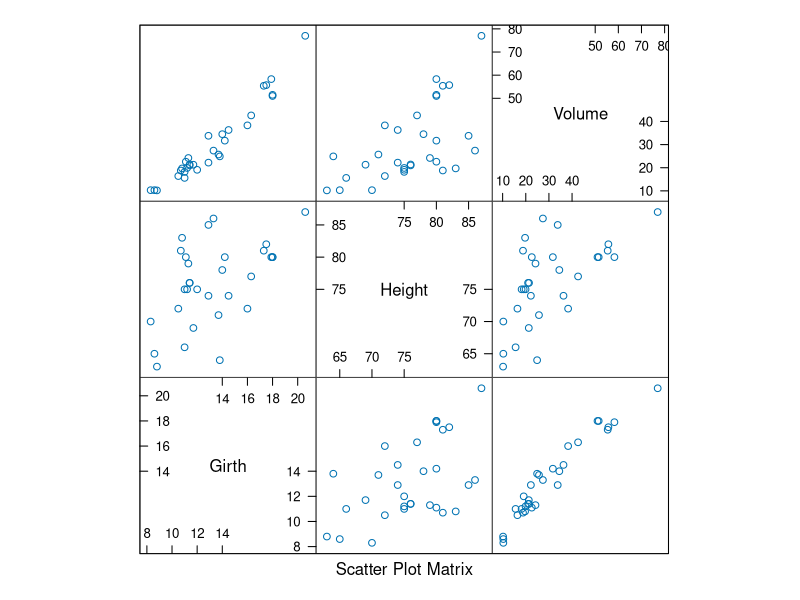
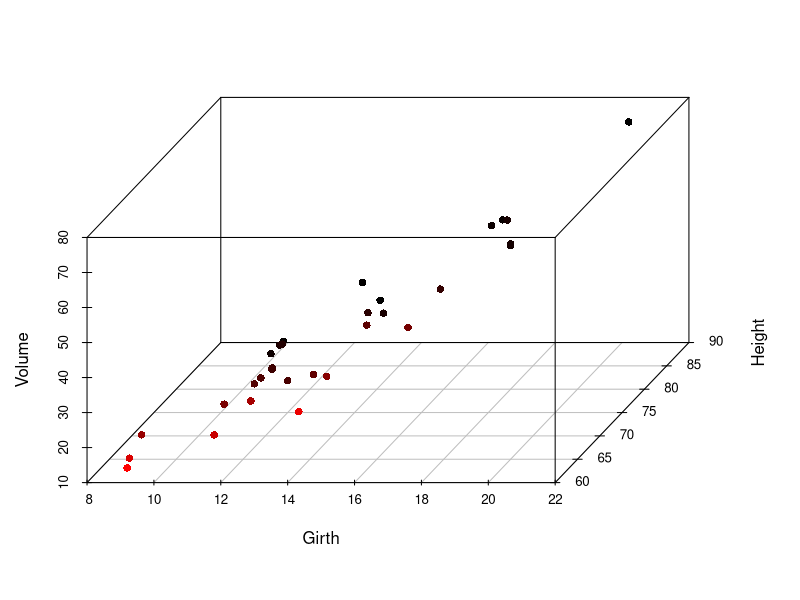
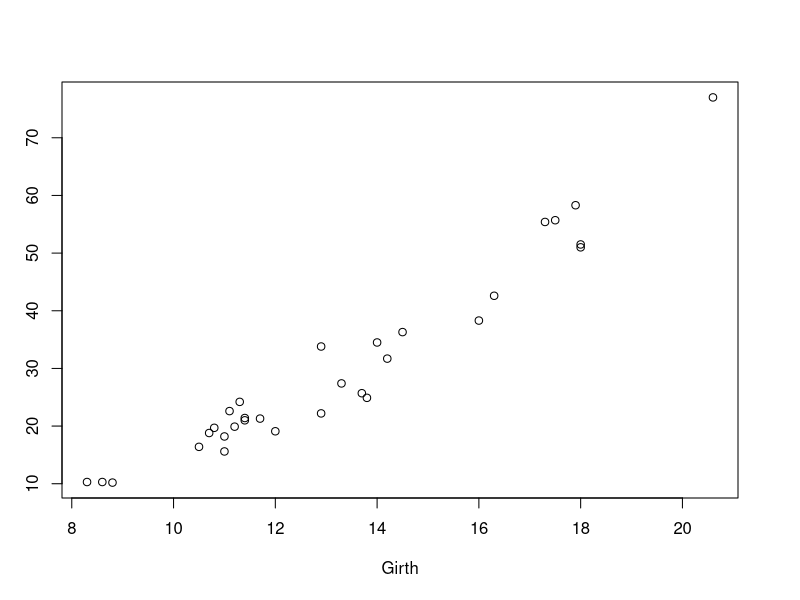
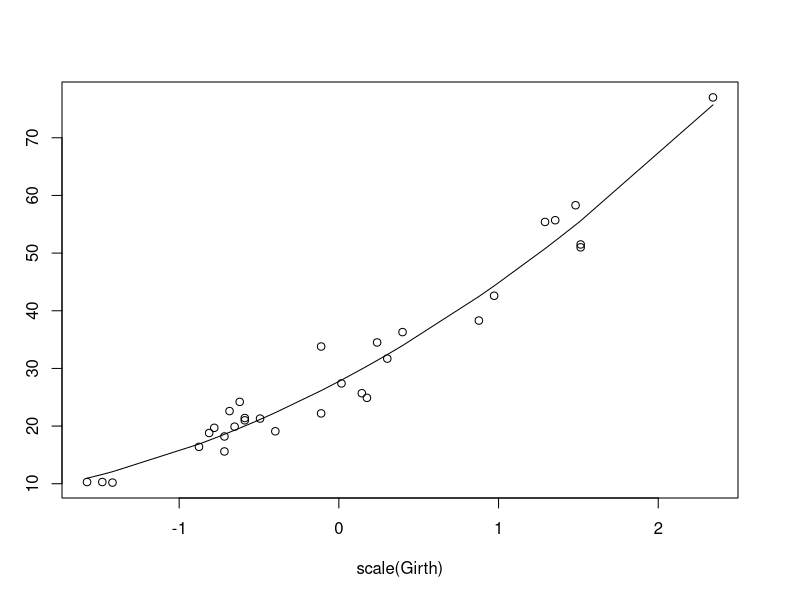
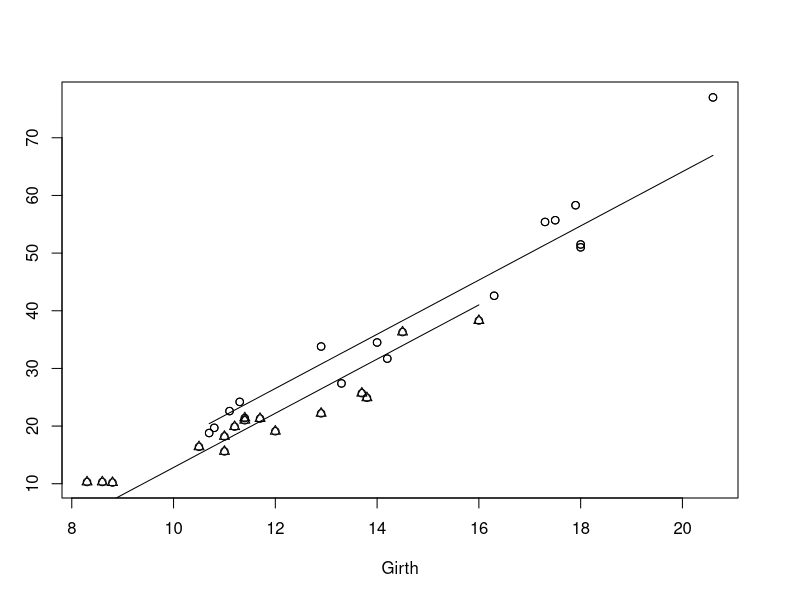

The R source for these figures, in order:
## ---- chunk 1
# This chapter's package dependencies
# Preliminary code to load before start
# clear everything to start
rm(list = ls())
# initial customizations
seed <- 42
set.seed(seed)
options(width = 60)
options(useFancyQuotes = FALSE)
ps.options(horizontal = FALSE, width = 7, height = 7, paper = "special")
cexlab <- 1.5

library(scatterplot3d)
library(lattice)
## ---- chunk 2
head(trees)
## ---- chunk 3
splom(trees)
## ---- chunk 4
s3d <- with(trees, scatterplot3d(Girth, Height, Volume, pch = 16, 
                                 highlight.3d = TRUE, angle = 60))
fit <- lm(Volume ~ Girth + Height, data = trees)
## ---- chunk 5
trees.lm <- lm(Volume ~ Girth + Height, data = trees)
trees.lm
## ---- chunk 6
head(model.matrix(trees.lm))
## ---- chunk 7
fitted(trees.lm)[1:5]
## ---- chunk 8
new <- data.frame(Girth = c(9.1, 11.6, 12.5), Height = c(69, 74, 87))
## ---- chunk 9
new
## ---- chunk 10
predict(trees.lm, newdata = new)
## ---- chunk 11
treesFIT <- round(predict(trees.lm, newdata = new), 1)
## ---- chunk 12
residuals(trees.lm)[1:5]
## ---- chunk 13
treesumry <- summary(trees.lm)
treesumry$sigma
## ---- chunk 14
confint(trees.lm)
## ---- chunk 15
treesPAR <- round(confint(trees.lm), 1)
## ---- chunk 16
new <- data.frame(Girth = c(9.1, 11.6, 12.5), Height = c(69, 74, 87))
## ---- chunk 17
predict(trees.lm, newdata = new, interval = "confidence")
## ---- chunk 18
treesCI <- round(predict(trees.lm, newdata = new, interval = "confidence"), 1)
## ---- chunk 19
predict(trees.lm, newdata = new, interval = "prediction")
## ---- chunk 20
treesPI <- round(predict(trees.lm, newdata = new, interval = "prediction"), 1)
## ---- chunk 21
treesumry$r.squared
## ---- chunk 22
treesumry$adj.r.squared
## ---- chunk 23
treesumry$fstatistic
## ---- chunk 24
treesumry
## ---- chunk 25
plot(Volume ~ Girth, data = trees)
## ---- chunk 26
treesquad.lm <- lm(Volume ~ scale(Girth) + I(scale(Girth)^2), data = trees)
summary(treesquad.lm)
## ---- chunk 27
plot(Volume ~ scale(Girth), data = trees)
lines(fitted(treesquad.lm) ~ scale(Girth), data = trees)
## ---- chunk 28
new <- data.frame(Girth = c(9.1, 11.6, 12.5))
predict(treesquad.lm, newdata = new, interval = "prediction")
## ---- chunk 29
summary(lm(Volume ~ Girth + I(Girth^2), data = trees))
## ---- chunk 30
trees$Tall <- cut(trees$Height, breaks = c(-Inf, 76, Inf), 
                  labels = c("no","yes"))
trees$Tall[1:5]
## ---- chunk 31
class(trees$Tall)
## ---- chunk 32
treesdummy.lm <- lm(Volume ~ Girth + Tall, data = trees)
summary(treesdummy.lm)
## ---- chunk 33
treesTall <- split(trees, trees$Tall)
treesTall[["yes"]]$Fit <- predict(treesdummy.lm, treesTall[["yes"]])
treesTall[["no"]]$Fit <- predict(treesdummy.lm, treesTall[["no"]])
plot(Volume ~ Girth, data = trees)
points(Volume ~ Girth, data = treesTall[["yes"]], pch = 1)
points(Volume ~ Girth, data = treesTall[["no"]], pch = 2)
lines(Fit ~ Girth, data = treesTall[["yes"]])
lines(Fit ~ Girth, data = treesTall[["no"]])
## ---- chunk 34
treesfull.lm <- lm(Volume ~ Girth + I(Girth^2) + Height + 
                   I(Height^2), data = trees)
summary(treesfull.lm)
## ---- chunk 35
treesreduced.lm <- lm(Volume ~ -1 + Girth + I(Girth^2), data = trees)
## ---- chunk 36
anova(treesreduced.lm, treesfull.lm)
## ---- chunk 37
treesreduced2.lm <- lm(Volume ~ Girth + I(Girth^2) + Height, 
                       data = trees)
anova(treesreduced2.lm, treesfull.lm)
## ---- chunk 38
treesNonlin.lm <- lm(log(Volume) ~ log(Girth) + log(Height), data = trees)
summary(treesNonlin.lm)
## ---- chunk 39
exp(confint(treesNonlin.lm))
## ---- chunk 40
new <- data.frame(Girth = c(9.1, 11.6, 12.5), Height = c(69, 74, 87))
exp(predict(treesNonlin.lm, newdata = new, interval = "confidence"))
## ---- chunk 41
# fake data 
set.seed(1) 
x <- seq(from = 0, to = 1000, length.out = 200) 
y <- 1 + 2*(sin((2*pi*x/360) - 3))^2 + rnorm(200, sd = 2)
# plot(x, y)
acc.nls <- nls(y ~ a + b*(sin((2*pi*x/360) - c))^2, 
               start = list(a = 0.9, b = 2.3, c = 2.9))
summary(acc.nls)
#plot(x, fitted(acc.nls))
